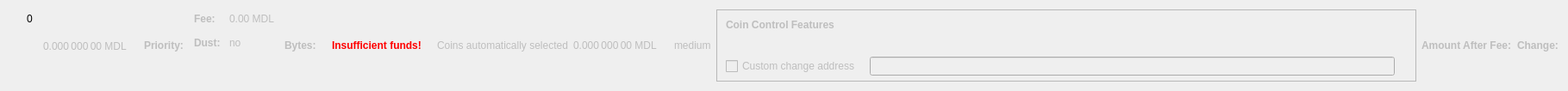
    <widget class="QWidget" name="dummyHideWidget" native="true">
     <property name="maximumSize">
      <size>
       <width>100</width>
       <height>22</height>
      </size>
     </property>
     <layout class="QHBoxLayout" name="dummyHideLayout">
      <item>
       <layout class="QFormLayout" name="formLayoutCoinControl1">
        <property name="horizontalSpacing">
         <number>10</number>
        </property>
        <property name="verticalSpacing">
         <number>14</number>
        </property>
        <property name="leftMargin">
         <number>10</number>
        </property>
        <property name="topMargin">
         <number>4</number>
        </property>
        <property name="rightMargin">
         <number>6</number>
        </property>
        <item row="0" column="1">
         <widget class="QLabel" name="labelCoinControlBytes">
          <property name="cursor">
           <cursorShape>IBeamCursor</cursorShape>
          </property>
          <property name="contextMenuPolicy">
           <enum>Qt::ActionsContextMenu</enum>
          </property>
          <property name="text">
           <string notr="true">0</string>
          </property>
          <property name="textInteractionFlags">
           <set>Qt::LinksAccessibleByMouse|Qt::TextSelectableByKeyboard|Qt::TextSelectableByMouse</set>
          </property>
         </widget>
        </item>
       </layout>
      </item>
      <item>
       <widget class="QLabel" name="labelCoinControlAfterFee">
        <property name="enabled">
         <bool>false</bool>
        </property>
        <property name="sizePolicy">
         <sizepolicy hsizetype="Fixed" vsizetype="Fixed">
          <horstretch>0</horstretch>
          <verstretch>0</verstretch>
         </sizepolicy>
        </property>
        <property name="minimumSize">
         <size>
          <width>111</width>
          <height>12</height>
         </size>
        </property>
        <property name="maximumSize">
         <size>
          <width>111</width>
          <height>12</height>
         </size>
        </property>
        <property name="cursor">
         <cursorShape>IBeamCursor</cursorShape>
        </property>
        <property name="contextMenuPolicy">
         <enum>Qt::ActionsContextMenu</enum>
        </property>
        <property name="text">
         <string notr="true">0.000 000 00 MDL</string>
        </property>
        <property name="textInteractionFlags">
         <set>Qt::LinksAccessibleByMouse|Qt::TextSelectableByKeyboard|Qt::TextSelectableByMouse</set>
        </property>
       </widget>
      </item>
      <item>
       <widget class="QLabel" name="labelCoinControlPriorityText">
        <property name="enabled">
         <bool>false</bool>
        </property>
        <property name="font">
         <font>
          <weight>75</weight>
          <bold>true</bold>
         </font>
        </property>
        <property name="text">
         <string>Priority:</string>
        </property>
       </widget>
      </item>
      <item>
       <layout class="QHBoxLayout" name="horizontalLayout"/>
      </item>
      <item>
       <layout class="QFormLayout" name="formLayoutCoinControl3">
        <property name="horizontalSpacing">
         <number>10</number>
        </property>
        <property name="verticalSpacing">
         <number>14</number>
        </property>
        <property name="leftMargin">
         <number>6</number>
        </property>
        <property name="topMargin">
         <number>4</number>
        </property>
        <property name="rightMargin">
         <number>6</number>
        </property>
        <item row="0" column="0">
         <widget class="QLabel" name="labelCoinControlFeeText">
          <property name="enabled">
           <bool>false</bool>
          </property>
          <property name="font">
           <font>
            <weight>75</weight>
            <bold>true</bold>
           </font>
          </property>
          <property name="text">
           <string>Fee:</string>
          </property>
          <property name="margin">
           <number>0</number>
          </property>
         </widget>
        </item>
        <item row="0" column="1">
         <widget class="QLabel" name="labelCoinControlFee">
          <property name="enabled">
           <bool>false</bool>
          </property>
          <property name="cursor">
           <cursorShape>IBeamCursor</cursorShape>
          </property>
          <property name="contextMenuPolicy">
           <enum>Qt::ActionsContextMenu</enum>
          </property>
          <property name="text">
           <string notr="true">0.00 MDL</string>
          </property>
          <property name="textInteractionFlags">
           <set>Qt::LinksAccessibleByMouse|Qt::TextSelectableByKeyboard|Qt::TextSelectableByMouse</set>
          </property>
         </widget>
        </item>
        <item row="1" column="0">
         <widget class="QLabel" name="labelCoinControlLowOutputText">
          <property name="enabled">
           <bool>false</bool>
          </property>
          <property name="font">
           <font>
            <weight>75</weight>
            <bold>true</bold>
           </font>
          </property>
          <property name="text">
           <string>Dust:</string>
          </property>
         </widget>
        </item>
        <item row="1" column="1">
         <widget class="QLabel" name="labelCoinControlLowOutput">
          <property name="enabled">
           <bool>false</bool>
          </property>
          <property name="cursor">
           <cursorShape>IBeamCursor</cursorShape>
          </property>
          <property name="contextMenuPolicy">
           <enum>Qt::ActionsContextMenu</enum>
          </property>
          <property name="text">
           <string>no</string>
          </property>
          <property name="textInteractionFlags">
           <set>Qt::LinksAccessibleByMouse|Qt::TextSelectableByKeyboard|Qt::TextSelectableByMouse</set>
          </property>
         </widget>
        </item>
       </layout>
      </item>
      <item>
       <widget class="QLabel" name="labelCoinControlBytesText">
        <property name="enabled">
         <bool>false</bool>
        </property>
        <property name="font">
         <font>
          <weight>75</weight>
          <bold>true</bold>
         </font>
        </property>
        <property name="text">
         <string>Bytes:</string>
        </property>
       </widget>
      </item>
      <item>
       <layout class="QFormLayout" name="formLayoutCoinControl2">
        <property name="horizontalSpacing">
         <number>10</number>
        </property>
        <property name="verticalSpacing">
         <number>14</number>
        </property>
        <property name="leftMargin">
         <number>6</number>
        </property>
        <property name="topMargin">
         <number>4</number>
        </property>
        <property name="rightMargin">
         <number>6</number>
        </property>
       </layout>
      </item>
      <item>
       <layout class="QHBoxLayout" name="horizontalLayoutCoinControl2">
        <property name="spacing">
         <number>8</number>
        </property>
        <property name="bottomMargin">
         <number>10</number>
        </property>
       </layout>
      </item>
      <item>
       <widget class="QLabel" name="labelCoinControlInsuffFunds">
        <property name="enabled">
         <bool>false</bool>
        </property>
        <property name="minimumSize">
         <size>
          <width>0</width>
          <height>0</height>
         </size>
        </property>
        <property name="font">
         <font>
          <weight>75</weight>
          <bold>true</bold>
         </font>
        </property>
        <property name="styleSheet">
         <string notr="true">color:red;font-weight:bold;</string>
        </property>
        <property name="text">
         <string>Insufficient funds!</string>
        </property>
        <property name="margin">
         <number>5</number>
        </property>
       </widget>
      </item>
      <item>
       <layout class="QFormLayout" name="formLayoutCoinControl4">
        <property name="horizontalSpacing">
         <number>10</number>
        </property>
        <property name="verticalSpacing">
         <number>14</number>
        </property>
        <property name="leftMargin">
         <number>6</number>
        </property>
        <property name="topMargin">
         <number>4</number>
        </property>
        <property name="rightMargin">
         <number>6</number>
        </property>
       </layout>
      </item>
      <item>
       <widget class="QLabel" name="labelCoinControlAutomaticallySelected">
        <property name="enabled">
         <bool>false</bool>
        </property>
        <property name="sizePolicy">
         <sizepolicy hsizetype="Fixed" vsizetype="Fixed">
          <horstretch>0</horstretch>
          <verstretch>0</verstretch>
         </sizepolicy>
        </property>
        <property name="minimumSize">
         <size>
          <width>0</width>
          <height>0</height>
         </size>
        </property>
        <property name="maximumSize">
         <size>
          <width>240</width>
          <height>16777215</height>
         </size>
        </property>
        <property name="text">
         <string>Coins automatically selected</string>
        </property>
        <property name="margin">
         <number>5</number>
        </property>
       </widget>
      </item>
      <item>
       <widget class="QLabel" name="labelCoinControlChange">
        <property name="enabled">
         <bool>false</bool>
        </property>
        <property name="sizePolicy">
         <sizepolicy hsizetype="Fixed" vsizetype="Fixed">
          <horstretch>0</horstretch>
          <verstretch>0</verstretch>
         </sizepolicy>
        </property>
        <property name="minimumSize">
         <size>
          <width>111</width>
          <height>0</height>
         </size>
        </property>
        <property name="maximumSize">
         <size>
          <width>111</width>
          <height>16777215</height>
         </size>
        </property>
        <property name="cursor">
         <cursorShape>IBeamCursor</cursorShape>
        </property>
        <property name="contextMenuPolicy">
         <enum>Qt::ActionsContextMenu</enum>
        </property>
        <property name="text">
         <string notr="true">0.000 000 00 MDL</string>
        </property>
        <property name="textInteractionFlags">
         <set>Qt::LinksAccessibleByMouse|Qt::TextSelectableByKeyboard|Qt::TextSelectableByMouse</set>
        </property>
       </widget>
      </item>
      <item>
       <widget class="QLabel" name="labelCoinControlPriority">
        <property name="enabled">
         <bool>false</bool>
        </property>
        <property name="cursor">
         <cursorShape>IBeamCursor</cursorShape>
        </property>
        <property name="contextMenuPolicy">
         <enum>Qt::ActionsContextMenu</enum>
        </property>
        <property name="text">
         <string>medium</string>
        </property>
        <property name="textInteractionFlags">
         <set>Qt::LinksAccessibleByMouse|Qt::TextSelectableByKeyboard|Qt::TextSelectableByMouse</set>
        </property>
       </widget>
      </item>
      <item>
       <widget class="QFrame" name="frameCoinControl">
        <property name="sizePolicy">
         <sizepolicy hsizetype="Expanding" vsizetype="Expanding">
          <horstretch>0</horstretch>
          <verstretch>0</verstretch>
         </sizepolicy>
        </property>
        <property name="maximumSize">
         <size>
          <width>16777215</width>
          <height>16777215</height>
         </size>
        </property>
        <property name="frameShape">
         <enum>QFrame::StyledPanel</enum>
        </property>
        <property name="frameShadow">
         <enum>QFrame::Sunken</enum>
        </property>
        <layout class="QVBoxLayout" name="verticalLayoutCoinControl2_2">
         <property name="spacing">
          <number>0</number>
         </property>
         <property name="leftMargin">
          <number>0</number>
         </property>
         <property name="topMargin">
          <number>0</number>
         </property>
         <property name="rightMargin">
          <number>0</number>
         </property>
         <property name="bottomMargin">
          <number>6</number>
         </property>
         <item>
          <layout class="QVBoxLayout" name="verticalLayoutCoinControl" stretch="0,0,0,1">
           <property name="spacing">
            <number>0</number>
           </property>
           <property name="leftMargin">
            <number>10</number>
           </property>
           <property name="topMargin">
            <number>10</number>
           </property>
           <item>
            <layout class="QHBoxLayout" name="horizontalLayoutCoinControl1">
             <property name="bottomMargin">
              <number>15</number>
             </property>
             <item>
              <widget class="QLabel" name="labelCoinControlFeatures">
               <property name="enabled">
                <bool>false</bool>
               </property>
               <property name="sizePolicy">
                <sizepolicy hsizetype="Preferred" vsizetype="Maximum">
                 <horstretch>0</horstretch>
                 <verstretch>0</verstretch>
                </sizepolicy>
               </property>
               <property name="font">
                <font>
                 <weight>75</weight>
                 <bold>true</bold>
                </font>
               </property>
               <property name="styleSheet">
                <string notr="true">font-weight:bold;</string>
               </property>
               <property name="text">
                <string>Coin Control Features</string>
               </property>
              </widget>
             </item>
            </layout>
           </item>
           <item>
            <widget class="QWidget" name="widgetCoinControl" native="true">
             <property name="sizePolicy">
              <sizepolicy hsizetype="Preferred" vsizetype="Preferred">
               <horstretch>0</horstretch>
               <verstretch>0</verstretch>
              </sizepolicy>
             </property>
             <property name="minimumSize">
              <size>
               <width>0</width>
               <height>0</height>
              </size>
             </property>
             <property name="styleSheet">
              <string notr="true"/>
             </property>
             <layout class="QHBoxLayout" name="horizontalLayoutCoinControl5_2">
              <property name="leftMargin">
               <number>0</number>
              </property>
              <property name="topMargin">
               <number>0</number>
              </property>
              <property name="rightMargin">
               <number>0</number>
              </property>
              <property name="bottomMargin">
               <number>0</number>
              </property>
              <item>
               <layout class="QHBoxLayout" name="horizontalLayoutCoinControl3">
                <property name="spacing">
                 <number>20</number>
                </property>
                <property name="topMargin">
                 <number>0</number>
                </property>
                <property name="bottomMargin">
                 <number>10</number>
                </property>
               </layout>
              </item>
             </layout>
            </widget>
           </item>
           <item>
            <layout class="QHBoxLayout" name="horizontalLayoutCoinControl4" stretch="0,0,0">
             <property name="spacing">
              <number>12</number>
             </property>
             <property name="sizeConstraint">
              <enum>QLayout::SetDefaultConstraint</enum>
             </property>
             <property name="topMargin">
              <number>5</number>
             </property>
             <property name="rightMargin">
              <number>5</number>
             </property>
             <item>
              <widget class="QCheckBox" name="checkBoxCoinControlChange">
               <property name="enabled">
                <bool>false</bool>
               </property>
               <property name="toolTip">
                <string>If this is activated, but the change address is empty or invalid, change will be sent to a newly generated address.</string>
               </property>
               <property name="text">
                <string>Custom change address</string>
               </property>
              </widget>
             </item>
             <item>
              <widget class="QValidatedLineEdit" name="lineEditCoinControlChange">
               <property name="enabled">
                <bool>false</bool>
               </property>
               <property name="sizePolicy">
                <sizepolicy hsizetype="Expanding" vsizetype="Fixed">
                 <horstretch>0</horstretch>
                 <verstretch>0</verstretch>
                </sizepolicy>
               </property>
              </widget>
             </item>
             <item>
              <widget class="QLabel" name="labelCoinControlChangeLabel_2">
               <property name="sizePolicy">
                <sizepolicy hsizetype="Preferred" vsizetype="Expanding">
                 <horstretch>0</horstretch>
                 <verstretch>0</verstretch>
                </sizepolicy>
               </property>
               <property name="minimumSize">
                <size>
                 <width>0</width>
                 <height>0</height>
                </size>
               </property>
               <property name="text">
                <string/>
               </property>
               <property name="margin">
                <number>3</number>
               </property>
              </widget>
             </item>
            </layout>
           </item>
           <item>
            <spacer name="verticalSpacerCoinControl">
             <property name="orientation">
              <enum>Qt::Vertical</enum>
             </property>
             <property name="sizeHint" stdset="0">
              <size>
               <width>800</width>
               <height>1</height>
              </size>
             </property>
            </spacer>
           </item>
          </layout>
         </item>
        </layout>
       </widget>
      </item>
      <item>
       <widget class="QLabel" name="labelCoinControlAfterFeeText">
        <property name="enabled">
         <bool>false</bool>
        </property>
        <property name="minimumSize">
         <size>
          <width>0</width>
          <height>0</height>
         </size>
        </property>
        <property name="maximumSize">
         <size>
          <width>16777215</width>
          <height>16777215</height>
         </size>
        </property>
        <property name="font">
         <font>
          <weight>75</weight>
          <bold>true</bold>
         </font>
        </property>
        <property name="text">
         <string>Amount After Fee:</string>
        </property>
        <property name="alignment">
         <set>Qt::AlignLeading|Qt::AlignLeft|Qt::AlignVCenter</set>
        </property>
        <property name="margin">
         <number>0</number>
        </property>
       </widget>
      </item>
      <item>
       <widget class="QLabel" name="labelCoinControlChangeText">
        <property name="enabled">
         <bool>false</bool>
        </property>
        <property name="sizePolicy">
         <sizepolicy hsizetype="Preferred" vsizetype="Preferred">
          <horstretch>0</horstretch>
          <verstretch>0</verstretch>
         </sizepolicy>
        </property>
        <property name="minimumSize">
         <size>
          <width>0</width>
          <height>0</height>
         </size>
        </property>
        <property name="maximumSize">
         <size>
          <width>16777215</width>
          <height>16777215</height>
         </size>
        </property>
        <property name="font">
         <font>
          <weight>75</weight>
          <bold>true</bold>
         </font>
        </property>
        <property name="text">
         <string>Change:</string>
        </property>
        <property name="alignment">
         <set>Qt::AlignLeading|Qt::AlignLeft|Qt::AlignVCenter</set>
        </property>
       </widget>
      </item>
     </layout>
    </widget>
